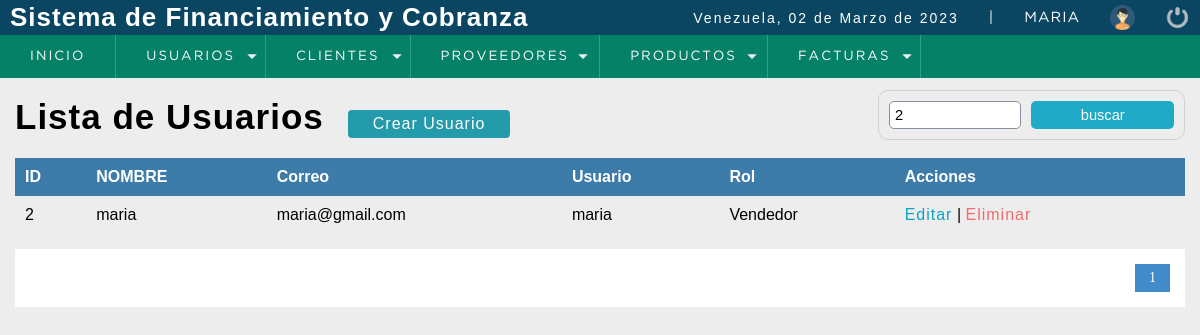
/sistema/buscar_usuario.php?busqueda=2 (signed in), run on the app's committed database.
### tables this page shows
CREATE TABLE `usuario` (
  `idusuario` int(11) NOT NULL,
  `nombre` varchar(50) DEFAULT NULL,
  `correo` varchar(100) DEFAULT NULL,
  `usuario` varchar(15) DEFAULT NULL,
  `clave` varchar(100) DEFAULT NULL,
  `rol` int(11) DEFAULT NULL,
  `estatus` int(11) NOT NULL DEFAULT '1'
);

CREATE TABLE `rol` (
  `idrol` int(11) NOT NULL,
  `rol` varchar(20) DEFAULT NULL
);

### sistema/buscar_usuario.php (the view, shortened to what this page needs)
<?php
	include "../conexion.php";
?>
<!DOCTYPE html>
<html lang="es">
<head>
	<?php include "includes/scripts.php" ?>
</head>
<body>
	<?php include "includes/header.php"; ?>
	<section id="container">
		<?php
		$busqueda = strtolower($_REQUEST['busqueda']);
		 ?>
		<h1>Lista de Usuarios</h1>
		<a href="registro_usuario.php" class="btn_new">Crear Usuario</a>
		<form action="buscar_usuario.php" method="get" class="form_search ">
			<input type="text" name="busqueda" id="busqueda" placeholder="Buscar" value="<?php echo $busqueda; ?>">
			<input type="submit" value="buscar" class="btn_search">
		</form>
		<table>
			<tr>
			<th>ID</th>
			<th>NOMBRE</th>
			<th>Correo</th>
			<th>Usuario</th>
			<th>Rol</th>
			<th>Acciones</th>
			</tr>
<?php
		$rol = '';
		$sql_registe = mysqli_query($conection, "SELECT COUNT(*) as total_registro 										 FROM usuario
												 WHERE (
													idusuario LIKE '%$busqueda%' OR
													nombre    LIKE '%$busqueda%' OR
													correo    LIKE '%$busqueda%' OR
													usuario   LIKE '%$busqueda%'
													$rol )
													AND estatus = 1");
		$result_register = mysqli_fetch_array($sql_registe);
		$total_registro = $result_register['total_registro'];
		$por_pagina = 5;
		if (empty($_GET['pagina'])) {
			$pagina = 1;
		}else{
			$pagina = $_GET['pagina'];
		}
		$desde = ($pagina-1) * $por_pagina;
		$total_paginas = ceil($total_registro / $por_pagina);
	$query = mysqli_query($conection,"SELECT u.idusuario, u.nombre, u.correo, u.usuario, r.rol FROM usuario u INNER JOIN rol r ON u.rol = r.idrol
		WHERE (
				u.idusuario LIKE '%$busqueda%' OR
				u.nombre    LIKE '%$busqueda%' OR
				u.correo    LIKE '%$busqueda%' OR
				u.usuario   LIKE '%$busqueda%' OR
				r.rol LIKE '%$busqueda%')
				AND estatus = 1 ORDER BY u.idusuario ASC LIMIT $desde,$por_pagina");
	$result = mysqli_num_rows($query);
	if ($result > 0) {
		while ($data = mysqli_fetch_array($query)) {
			?>
			<tr>
				<td><?php echo $data['idusuario']; ?></td>
				<td><?php echo $data['nombre']; ?></td>
				<td><?php echo $data['correo']; ?></td>
				<td><?php echo $data['usuario']; ?></td>
				<td><?php echo $data['rol']; ?></td>
				<td>
					<a class="link_edit" href="editar_usuario.php?id=<?php echo $data['idusuario'];?>">Editar</a>
					<?php
						if ($data['idusuario'] != 1) {
					 ?>
					|
					<a class="link_delete" href="eliminar_confirmar_usuario.php?id=<?php echo $data['idusuario'];?>">Eliminar</a>
					<?php
				}
					 ?>
				</td>
			</tr>
<?php
		}
	}
?>
		</table>
		<div class="paginador">
			<ul>
				<?php
				for ($i=1; $i <= $total_paginas; $i++) {
				if ($i == $pagina) {
					echo '<li class="pageSeleted">'.$i.'</li>';
				}else{
					echo '<li><a href="?pagina='.$i.'">'.$i.'</a></li>';
				}
					}
				 ?>
			</ul>
		</div>
	</section>
</body>
</html>

### sistema/css/style.css (style rules this page uses)
* { margin: 0; padding: 0; box-sizing: border-box; }
body { background: #ededed; }
h1, h2, h3, h4, h5, h6 { font-family: 'arial'; font-weight: bold; letter-spacing: 1px; }
h1 { font-size: 26px; }
a { text-decoration: none; font-family: arial; letter-spacing: 1px; }
#container { padding: 90px 15px 15px; }

### sistema/css/form.css (style rules this page uses)
form { background: #fff; margin: auto; padding: 20px 50px; border: 1px solid #d1d1d1; }
input,select { display: block; width: 100%; font-size: 11pt; padding: 5px; border: 1px solid #85929e; border-radius: 5px; }

### sistema/css/lista_usuarios.css (style rules this page uses)
#container h1 { font-size: 35px; display: inline-block; }
.btn_new { display: inline-block; background: #239baa; color: #fff; padding: 5px 25px; border-radius: 4px; margin: 20px; }
table { border-collapse: collapse; font-size: 12pt; font-family: 'Arial'; width: 100%; }
table th { text-align: left; padding: 10px; background: #3d7ba8; color: #fff; }
table tr:nth-child(odd) { background: #fff; }
table td { padding: 10px; }
.link_edit { color: #0ca4c3; }
.link_delete { color: #f26b6b; }

### sistema/css/paginador.css (style rules this page uses)
.paginador ul { padding: 15px; list-style: none; background: #fff; margin-top: 15px; display: flex; justify-content: flex-end; }
.paginador a, .pageSeleted { color: #428bca; border: 1px solid #ddd; padding: 5px; display: inline-block; font-size: 14px; text-align: center; width: 35px; }
.pageSeleted { color: #fff; background: #428bca; border: 1px solid #428bca; }

### sistema/css/buscador.css (style rules this page uses)
.form_search { display: flex; float: right; background: initial; padding: 10px; border-radius: 10px; }
.form_search .btn_search { background: #1faac8; color: #fff; padding: 0 15px; border: 0; cursor: pointer; margin-left: 10px; }

### data on the page
usuario: idusuario "2", nombre "maria", correo "maria@gmail.com", usuario "maria", rol.rol "Vendedor"

### other printed values
fechaC() "02 de Marzo de 2023"
$_SESSION['nombre'] "MARIA"
